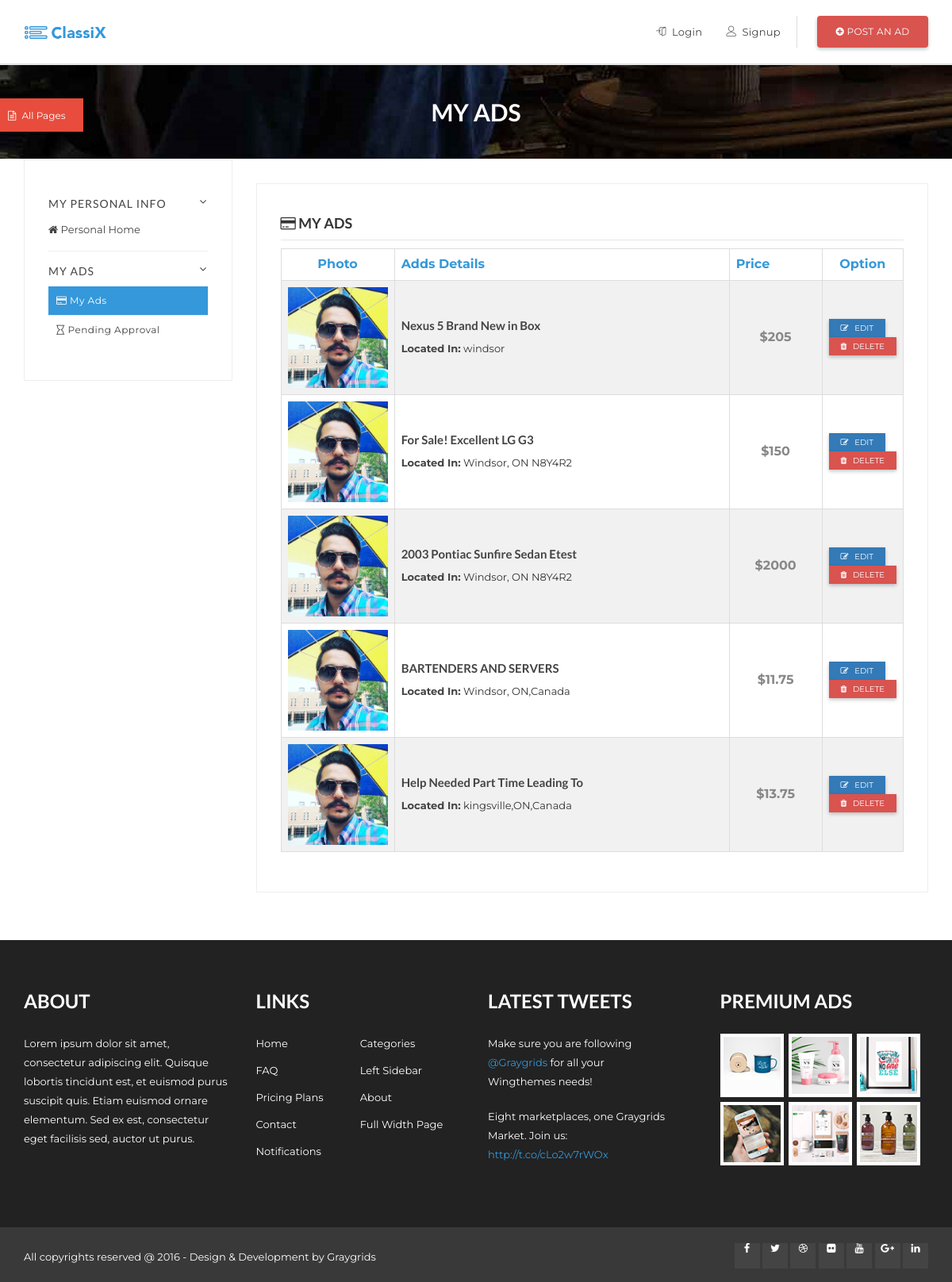
The app's page /classix-free/pages/account-myads.php (signed in) with its own data.
### tables this page shows
CREATE TABLE `post` (
  `post_id` int(11) NOT NULL,
  `post_title` varchar(32) NOT NULL,
  `post_date` date NOT NULL,
  `post_category` varchar(32) NOT NULL,
  `post_location` varchar(32) NOT NULL,
  `post_pice` float NOT NULL,
  `post_desc` varchar(1024) NOT NULL,
  `user_id` int(11) NOT NULL
);

### classix-free/pages/account-myads.php (the view, shortened to what this page needs)
<?php
include 'core/connection.php';
if(isset($_SESSION['id'])){
$userid =$_SESSION['id'];
$query = "SELECT * FROM `post` where `user_id`=?";
$pds = $conn-> prepare($query);
$pds-> execute(array($userid));
$row = $pds->fetchAll();
$num = $pds->rowCount();
if($num>0){
?>
<html lang="en">
  <head>
    <link rel="stylesheet" href="assets/css/bootstrap.min.css" type="text/css">
    <link rel="stylesheet" href="assets/css/jasny-bootstrap.min.css" type="text/css">
    <link rel="stylesheet" href="assets/css/jasny-bootstrap.min.css" type="text/css">
    <link rel="stylesheet" href="assets/css/material-kit.css" type="text/css">
    <link rel="stylesheet" href="assets/css/font-awesome.min.css" type="text/css">
    <link rel="stylesheet" href="assets/fonts/line-icons/line-icons.css" type="text/css">
    <link rel="stylesheet" href="assets/fonts/line-icons/line-icons.css" type="text/css">
    <link rel="stylesheet" href="assets/css/main.css" type="text/css">
    <link rel="stylesheet" href="assets/extras/animate.css" type="text/css">
    <link rel="stylesheet" href="assets/extras/owl.carousel.css" type="text/css">
    <link rel="stylesheet" href="assets/extras/owl.theme.css" type="text/css">
    <link rel="stylesheet" href="assets/extras/settings.css" type="text/css">
    <link rel="stylesheet" href="assets/css/responsive.css" type="text/css">
    <link rel="stylesheet" href="assets/css/bootstrap-select.min.css">
  </head>
  <body>
    <div class="header">
      <nav class="navbar navbar-default main-navigation" role="navigation">
        <div class="container">
          <div class="navbar-header">
            <a class="navbar-brand logo" href="index.html"><img src="assets/img/logo.png" alt=""></a>
          </div>
          <div class="collapse navbar-collapse" id="navbar">
            <ul class="nav navbar-nav navbar-right">
              <li><a href="login.html"><i class="lnr lnr-enter"></i> Login</a></li>
              <li><a href="signup.html"><i class="lnr lnr-user"></i> Signup</a></li>
              <li class="postadd">
                <a class="btn btn-danger btn-post" href="post-ads.html"><span class="fa fa-plus-circle"></span> Post an Ad</a>
              </li>
            </ul>
          </div>
        </div>
      </nav>
      <div class="tbtn wow pulse" id="menu" data-wow-iteration="infinite" data-wow-duration="500ms" data-toggle="offcanvas" data-target=".navmenu">
        <p><i class="fa fa-file-text-o"></i> All Pages</p>
      </div>
    </div>
    <div class="page-header" style="background: url(assets/img/banner1.jpg);">
      <div class="container">
        <div class="row">
          <div class="col-md-12">
            <div class="breadcrumb-wrapper">
              <h2 class="page-title">MY ADS</h2>
            </div>
          </div>
        </div>
      </div>
    </div>
      <div class="container">
          <div class="row">
				<div class="col-sm-3 page-sideabr">
				<aside>
				<div class="inner-box">
				<div class="user-panel-sidebar">
				<div class="collapse-box">
				<h5 class="collapset-title no-border">
				My Personal Info
				<a class="pull-right" aria-expanded="true" data-toggle="collapse" href="#myclassified">
				<i class="fa fa-angle-down"></i>
				</a>
				</h5>
				<div id="myclassified" class="panel-collapse collapse in" aria-expanded="true">
				<ul class="acc-list">
				<a href="account-home.html">
				<i class="fa fa-home"></i>
				Personal Home
				</a>
				</ul>
				</div>
				</div>
				<div class="collapse-box">
				<h5 class="collapset-title">
				My Ads
				<a class="pull-right" aria-expanded="true" data-toggle="collapse" href="#myads">
				<i class="fa fa-angle-down"></i>
				</a>
				</h5>
				<div id="myads" class="panel-collapse collapse in" aria-expanded="true">
				<ul class="acc-list">
				<li class="active">
				<a href="account-myads.html">
				<i class="fa fa-credit-card"></i>
				My Ads
				</a>
				</li>
				<li>
					<a href="account-pending-approval-ads.html">
					<i class="fa fa-hourglass-o"></i>
					Pending Approval
					</a>
					</li>
					</ul>
						</div>
						</div>
						</div>
						</div>
						</aside>
						</div>
				<div id="content">
      <div class="container">
        <div class="row">
          <div class="col-sm-9 page-content">
            <div class="inner-box">
              <h2 class="title-2"><i class="fa fa-credit-card"></i> My ADS</h2>
              <div class="table-responsive">
                <div class="table-action">
				<table class="table table-striped table-bordered add-manage-table">
                  <thead>
                    <tr>
                      <th>Photo</th>
                      <th>Adds Details</th>
                      <th>Price</th>
                      <th>Option</th>
                    </tr>
                  </thead>
                  <tbody>
				  <?php
				  foreach($row as $value){
				  ?>
                    <tr>
                      <td class="add-img-td">
                        <a href="ads-details.html">
                          <img class="img-responsive" src="assets/img/item/img-1.jpg" alt="img">
                        </a>
                      </td>
                      <td class="ads-details-td">
                        <h4><a href="ads-details.html"><?php echo $value['post_title']?></a></h4>
                        <p> <strong>Located In:</strong> <?php echo $value['post_location']?> </p>
                      </td>
                      <td class="price-td">
                        <strong> $<?php echo $value['post_pice']?></strong>
                      </td>
                      <td >
                        <p>
						<a href='editadd.php?id=<?php echo $value['post_id'] ?>'class="btn btn-primary btn-xs"> <i class="fa fa-pencil-square-o"></i> Edit</a></p>
                        <p><a href='delte.php?id=<?php echo $value['post_id'] ?>' class="btn btn-danger btn-xs"> <i class=" fa fa-trash"></i> Delete</a></p>
					  </td>
                    </tr>
					<?php }
	}
	}else
	{
	echo "<script type='text/javascript'>  window.location.href='index.php'; </script>";
	}
	?>
                  </tbody>
                </table>
              </div>
            </div>
          </div>
        </div>
      </div>
    </div>
	</div>
	</div>
	</div>
     <footer>
    	<section class="footer-Content">
    		<div class="container">
    			<div class="row">
    				<div class="col-md-3 col-sm-6 col-xs-12">
              <div class="widget">
                <h3 class="block-title">About</h3>
                <div class="textwidget">
                  <p>Lorem ipsum dolor sit amet, consectetur adipiscing elit. Quisque lobortis tincidunt est, et euismod purus suscipit quis. Etiam euismod ornare elementum. Sed ex est, consectetur eget facilisis sed, auctor ut purus.</p>
                </div>
              </div>
            </div>
    				<div class="col-md-3 col-sm-6 col-xs-12">
    					<div class="widget">
    						<h3 class="block-title">Links</h3>
  							<ul class="menu">
                  <li><a href="#">Home</a></li>
                  <li><a href="#">Categories</a></li>
                  <li><a href="#">FAQ</a></li>
                  <li><a href="#">Left Sidebar</a></li>
                  <li><a href="#">Pricing Plans</a></li>
                  <li><a href="#">About</a></li>
                  <li><a href="#">Contact</a></li>
                  <li><a href="#">Full Width Page</a></li>
                  <li><a href="#">Notifications</a></li>
                </ul>
    					</div>
    				</div>
    				<div class="col-md-3 col-sm-6 col-xs-12">
    					<div class="widget">
                <h3 class="block-title">Latest Tweets</h3>
                <div class="twitter-content clearfix">
                  <ul class="twitter-list">
                    <li class="clearfix">
                      <span>
                        Make sure you are following
                        <a href="#">@Graygrids</a> for all your Wingthemes needs!
                      </span>
                    </li>
                    <li class="clearfix">
                      <span>
                        Eight marketplaces, one Graygrids Market. Join us:
                        <a href="#">http://t.co/cLo2w7rWOx</a>
                      </span>
                    </li>
                  </ul>
                </div>
              </div>
    				</div>
    				<div class="col-md-3 col-sm-6 col-xs-12">
    					<div class="widget">
    						<h3 class="block-title">Premium Ads</h3>
                <ul class="featured-list">
                  <li>
                    <img alt="" src="assets/img/featured/img1.jpg">
                  </li>
                  <li>
                    <img alt="" src="assets/img/featured/img2.jpg">
                  </li>
                  <li>
                    <img alt="" src="assets/img/featured/img3.jpg">
                  </li>
                  <li>
                    <img alt="" src="assets/img/featured/img4.jpg">
                  </li>
                  <li>
                    <img alt="" src="assets/img/featured/img5.jpg">
                  </li>
                  <li>
                    <img alt="" src="assets/img/featured/img6.jpg">
                  </li>
                </ul>
    					</div>
    				</div>
    			</div>
    		</div>
    	</section>
    	<div id="copyright">
    		<div class="container">
    			<div class="row">
    				<div class="col-md-12">
              <div class="site-info pull-left">
                <p>All copyrights reserved @ 2016 - Design & Development by <a href="http://graygrids.com">Graygrids</a></p>
              </div>
              <div class="bottom-social-icons social-icon pull-right">
                <a class="facebook" target="_blank" href="https://web.facebook.com/GrayGrids"><i class="fa fa-facebook"></i></a>
                <a class="twitter" target="_blank" href="https://twitter.com/GrayGrids"><i class="fa fa-twitter"></i></a>
                <a class="dribble" target="_blank" href="https://dribbble.com/"><i class="fa fa-dribbble"></i></a>
                <a class="flickr" target="_blank" href="https://www.flickr.com/"><i class="fa fa-flickr"></i></a>
                <a class="youtube" target="_blank" href="https://youtube.com"><i class="fa fa-youtube"></i></a>
                <a class="google-plus" target="_blank" href="https://plus.google.com"><i class="fa fa-google-plus"></i></a>
                <a class="linkedin" target="_blank" href="https://www.linkedin.com/"><i class="fa fa-linkedin"></i></a>
              </div>
    				</div>
    			</div>
    		</div>
    	</div>
    </footer>
  </body>
</html>

### records on screen
post: post_title "Nexus 5 Brand New in Box", post_location "windsor", post_pice "205"
post: post_title "For Sale! Excellent LG G3", post_location "Windsor, ON N8Y4R2", post_pice "150"
post: post_title "2003 Pontiac Sunfire Sedan Etest", post_location "Windsor, ON N8Y4R2", post_pice "2000"
post: post_title "BARTENDERS AND SERVERS", post_location "Windsor, ON,Canada", post_pice "11.75"
post: post_title "Help Needed Part Time Leading To", post_location "kingsville,ON,Canada", post_pice "13.75"
